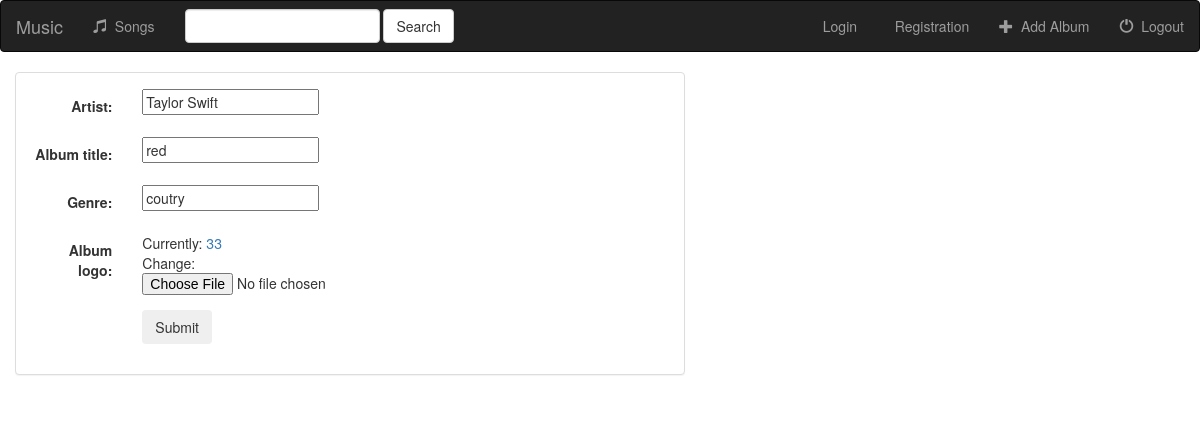
The page /music/album/1/ on the database as committed earlier.
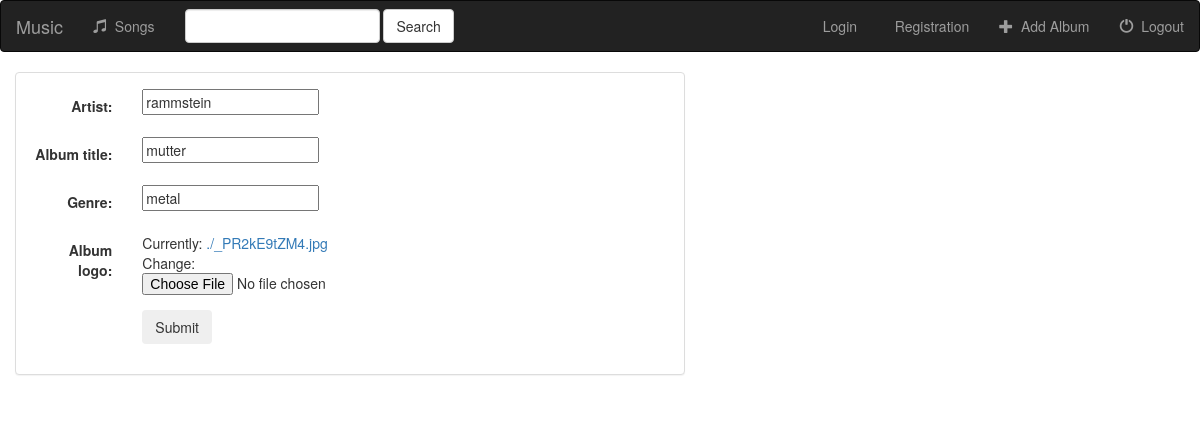
The same page on the database as committed later.
### music/models.py (models this page shows, shortened)
class Album(models.Model):
    artist = models.CharField(max_length=250)
    album_title = models.CharField(max_length=500)
    genre = models.CharField(max_length=100)
    album_logo = models.FileField()

### music/views.py (the view)
# urls.py: url(r'album/(?P<pk>[0-9]+)/$', views.AlbumUpdate.as_view(), name='album-update'),
class AlbumUpdate(UpdateView):
    model = Album
    fields = ['artist', 'album_title', 'genre', 'album_logo']

### music/templates/music/album_form.html (shortened to what this page needs)
{% extends 'music/base.html' %}
{% block body %}
<div class="container-fluid">
    <div class="row">
         <div class="col-sm-12 col-md-7">
             <div class="panel panel-default">
                 <div class="panel-body">
                     <form class="form-horizontal" action="" method="post" enctype="multipart/form-data">
                         {% include 'music/form-template.html' %}
                         <div class="form-group">
                             <div class="col-sm-offset-2 col-sm-10">
                                 <button type="submit" class="btn btn success">Submit</button>
                             </div>
                         </div>
                     </form>
                 </div>
             </div>
         </div>
    </div>
</div>
{% endblock %}

### music/templates/music/base.html (shortened to what this page needs)
<!DOCTYPE html>
<html lang="en">
<head>
    {% load staticfiles %}
    <link rel="stylesheet" href="https://maxcdn.bootstrapcdn.com/bootstrap/3.3.7/css/bootstrap.min.css">
    <link rel="stylesheet" type="text/css" href="{% static 'music/style.css' %}" />
</head>
<body>
<nav class="navbar navbar-inverse">
    <div class="container-field">
        <div class="navbar-header">
            <a class="navbar-brand" href="{% url 'music:index' %}">Music</a>
        </div>
        <div class="collapse navbar-collapse" id="topNavBar">
            <ul class="nav navbar-nav">
                <li class="">
                    <a href="#">
                        <span class="glyphicon glyphicon-music" aria-hidden="true"></span>&nbsp; Songs
                    </a>
                </li>
            </ul>
            <form class="navbar-form navbar-left" role="search" method="get" action="#">
                <div class="form-group">
                    <input type="text" class="form-control" name="q" value="">
                </div>
                <button type="submit" class="btn btn-default">Search</button>
            </form>
            <ul class="nav navbar-nav navbar-right">
                <li class="">
                    <a href="{% url 'music:login' %}">
                        &nbsp; Login
                    </a>
                </li>
                <li class="">
                    <a href="{% url 'music:register' %}">
                        &nbsp; Registration
                    </a>
                </li>
                <li class="">
                    <a href="{% url 'music:album-add' %}">
                        <span class="glyphicon glyphicon-plus" aria-hidden="true"></span>&nbsp; Add Album
                    </a>
                </li>
                <li class="">
                    <a href="{% url 'music:logout' %}">
                        <span class="glyphicon glyphicon-off" aria-hidden="true"></span>&nbsp; Logout
                    </a>
                </li>
            </ul>
        </div>
    </div>
</nav>
{% block body %}
{% endblock %}
</body>
</html>

### music/templates/music/form-template.html (shortened to what this page needs)
{% for field in form %}
    <div class="form-group">
        <div class="col-sm-offset-2 col-sm-10">
        </div>
            <label class="control-label col-sm-2">{{ field.label_tag }}</label>
            <div class="col-sm-10">{{ field }}</div>
    </div>
{% endfor %}

Rows that differ between the two databases and show on the page:
changed Album: artist "Taylor Swift" → "rammstein"; album_title "red" → "mutter"; genre "coutry" → "metal"
Other text that changed with them:
text no longer shown: "Currently: 33 Change:"
text now shown: "Currently: ./_PR2kE9tZM4.jpg Change:"
